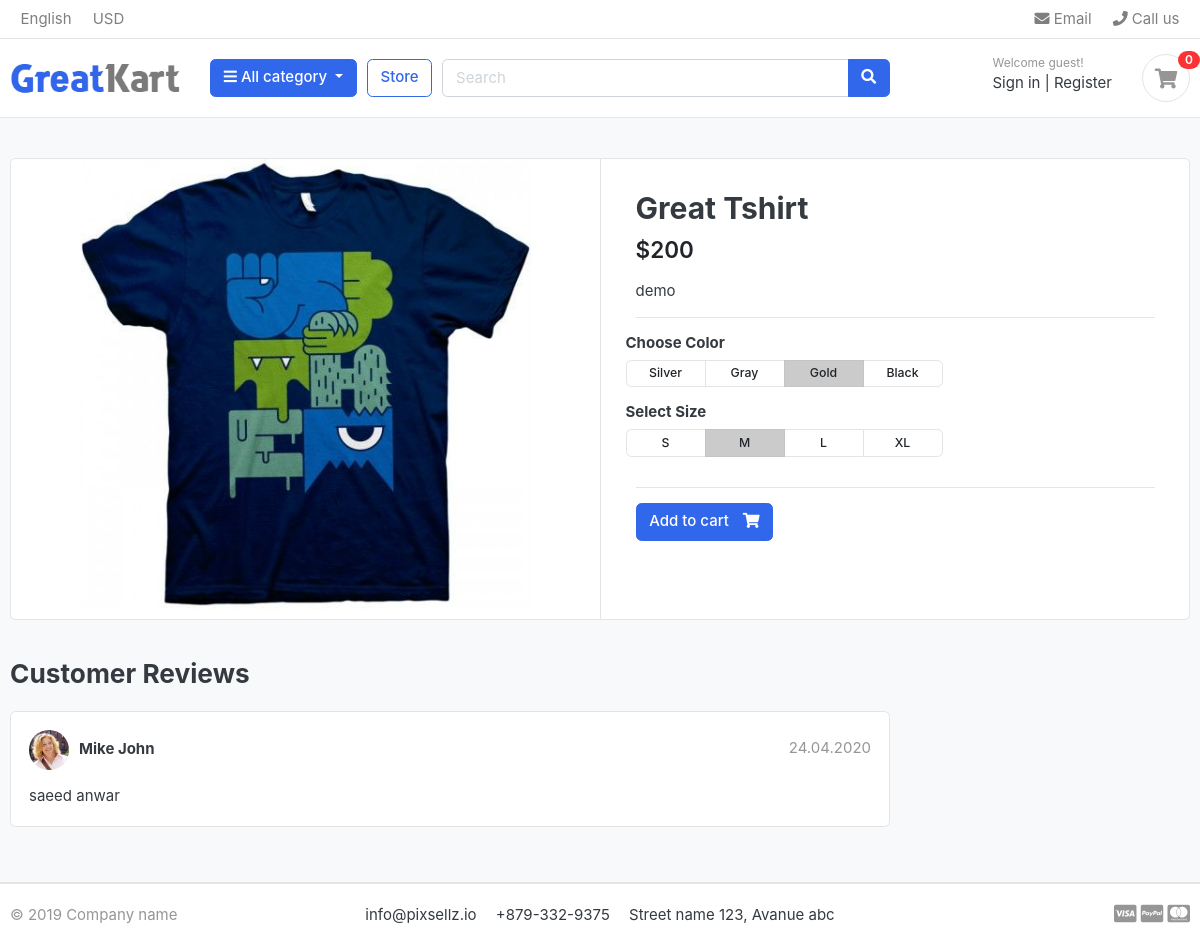
The page /store/t-shirt/great-tshirt/ on the database its author committed.
### store/models.py (models this page shows, shortened)
class Product(models.Model):
    product_name = models.CharField(max_length=100, unique=True)
    slug = models.SlugField(max_length=100, unique=True)
    description = models.TextField(max_length=200, blank=True)
    price = models.IntegerField()
    stock = models.IntegerField()
    is_available = models.BooleanField(default=True)
    images = models.ImageField(upload_to='photos/products')
    category = models.ForeignKey(Category, on_delete=models.CASCADE)
    created_date = models.DateTimeField(auto_now_add=True)
    modified_date = models.DateTimeField(auto_now=True)

### store/views.py (the view)
# urls.py: path('<slug:category_slug>/<slug:product_slug>/', views.product_detail, name = 'product_detail')
def product_detail(request, category_slug, product_slug):
    try:
        single_product =Product.objects.get(category__slug=category_slug, slug = product_slug)
    except Exception as e:
        raise e
    context = {
        'single_product':single_product
    }
    return render(request, 'store/product_detail.html', context)

### category/context_processors.py (called while the page is built)
def menu_links(request):
    links = Category.objects.all()
    return dict(links=links)

### category/models.py (called while the page is built)
    def get_url(self):
        return reverse('product_by_category', args = [self.slug])

### templates/store/product_detail.html
{% extends 'base.html' %}
{% block content %}
<section class="section-content padding-y bg">
<div class="container">
<div class="card">
	<div class="row no-gutters">
		<aside class="col-md-6">
<article class="gallery-wrap">
	<div class="img-big-wrap">
	   <a href="#"><img src="{{single_product.images.url}}"></a>
	</div>
</article>
		</aside>
		<main class="col-md-6 border-left">
<article class="content-body">
<h2 class="title">{{single_product.product_name}}</h2>
<div class="mb-3">
	<var class="price h4">${{single_product.price}}</var>
</div>
<p>{{single_product.description}}</p>
<hr>
	<div class="row">
		<div class="item-option-select">
			<h6>Choose Color</h6>
			<div class="btn-group btn-group-sm btn-group-toggle" data-toggle="buttons">
			  <label class="btn btn-light">
			    <input type="radio" name="radio_color"> Silver
			  </label>
			  <label class="btn btn-light">
			    <input type="radio" name="radio_color" > Gray
			  </label>
			  <label class="btn btn-light active">
			    <input type="radio" name="radio_color checked"> Gold
			  </label>
			  <label class="btn btn-light">
			    <input type="radio" name="radio_color"> Black
			  </label>
			</div>
		</div>
	</div>
	<div class="row">
		<div class="item-option-select">
			<h6>Select Size</h6>
			<div class="btn-group btn-group-sm btn-group-toggle" data-toggle="buttons">
			  <label class="btn btn-light">
			    <input type="radio" name="radio_color"> S
			  </label>
			  <label class="btn btn-light active">
			    <input type="radio" name="radio_color" checked> M
			  </label>
			  <label class="btn btn-light">
			    <input type="radio" name="radio_color"> L
			  </label>
			  <label class="btn btn-light">
			    <input type="radio" name="radio_color"> XL
			  </label>
			</div>
		</div>
	</div>
	<hr>
	<a href="./product-detail.html" class="btn  btn-primary"> <span class="text">Add to cart</span> <i class="fas fa-shopping-cart"></i>  </a>
</article>
		</main>
	</div>
</div>
<br>
<div class="row">
			<div class="col-md-9">
	<header class="section-heading">
		<h3>Customer Reviews </h3>
	</header>
	<article class="box mb-3">
		<div class="icontext w-100">
			<img src="./images/avatars/avatar1.jpg" class="img-xs icon rounded-circle">
			<div class="text">
				<span class="date text-muted float-md-right">24.04.2020 </span>
				<h6 class="mb-1">Mike John </h6>
			</div>
		</div>
		<div class="mt-3">
			<p>
				saeed anwar
		</div>
	</article>
	</div>
</div>
</div>
</section>
{% endblock %}

### static/css/ui.css (style rules this page uses)
html { font-family: "Inter", sans-serif; font-size: 15px; }
.content-body { flex: 1 1 auto; padding: 2rem 2.3rem; }
.img-xs, .img-sm, .img-md, .img-lg { -o-object-fit: cover; object-fit: cover; flex-shrink: 0; flex-grow: 0; }
.img-xs { width: 40px; height: 40px; }
.padding-y { padding-top: 40px; padding-bottom: 40px; }
var { font-style: normal; }
article:after, .form-group:after { display: block; clear: both; content: ""; }
.bg { background-color: #f8f9fa; }
.section-heading { margin-bottom: 20px; margin-top: 15px; }
p:last-child { margin-bottom: 0; }
.btn-light { background-color: #fff; border-color: #e4e4e4; }
.btn .text + i { margin-left: 10px; }
.icontext { display: inline-flex; align-items: center; vertical-align: middle; }
.icontext .text { width: 100%; line-height: 1.2; }
.icontext .icon { position: relative; margin-right: 10px; flex-shrink: 0; flex-grow: 0; }
.price { font-weight: 600; color: #212529; }
.box { padding: 18px; background: #fff; border-radius: 0.37rem; border: 1px solid #e4e4e4; }
.box img { max-width: 100%; }
.gallery-wrap .img-big-wrap { margin-bottom: 10px; border-radius: 0.37rem; overflow: hidden; background-color: #fff; }
.gallery-wrap .img-big-wrap a { text-align: center; display: block; }
.gallery-wrap .img-big-wrap img { height: 450px; width: auto; display: inline-block; }
.item-option-select { margin-bottom: 1rem; display: inline-block; margin-right: 15px; }
.item-option-select .btn { min-width: 80px; }

### rows shown on the page
Product: images (picture), product_name "Great Tshirt", price "200", description "demo"
